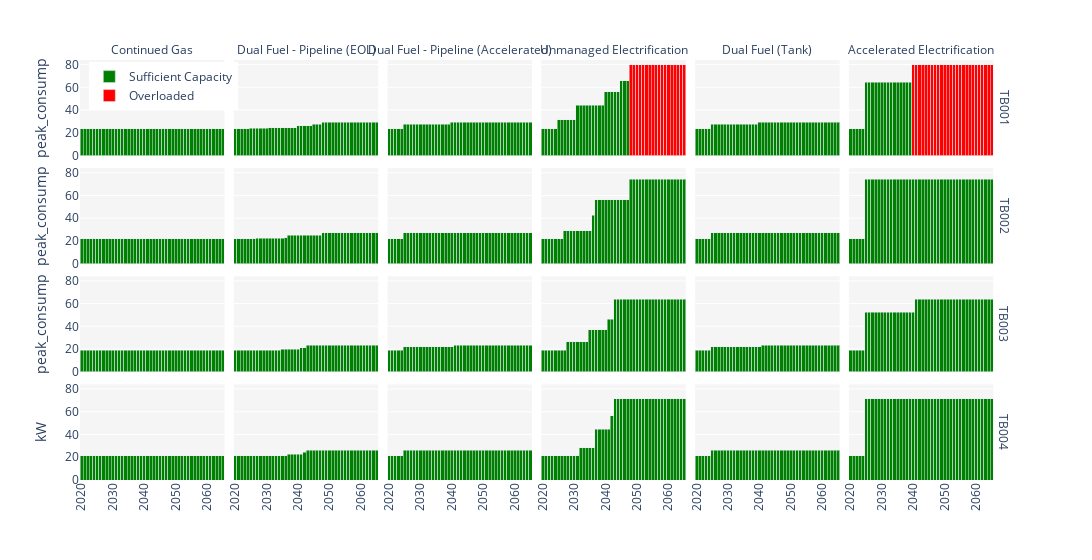

This figure's notebook cell:
### Code cell
fig = px.bar(peak_consump, x="year", y="peak_consump", color="over_capacity",
             facet_col="scenario", facet_col_spacing=0.01, facet_row='asset_id',
             barmode="stack",
             width = 1300,
             category_orders={"scenario": scenarios,
                            },
              color_discrete_map={True : 'red',
                                False : 'green'},
              labels={
                    'year':'', # remove 'year' from xaxis on each subplot
                    } 
            )

# update names for plotting
fig.for_each_annotation(lambda a: a.update(text = a.text.split("=")[-1]))
trace_dic = {'True' : 'Overloaded',
            'False' : 'Sufficient Capacity',}
fig.for_each_trace(lambda t: t.update(name = trace_dic[t.name]))

# general formatting
fig.update_layout(bargap=0,
                  legend=dict(title_text='', x=0.01, y=0.995), # set legend location, properties
                  yaxis_title='kW',
                  plot_bgcolor='#f5f5f5',
                  )
fig.update_xaxes(tickangle= -90)
# TODO: update peak_consump column name to kW
# fig.update_yaxes(title_text='kW')

fig.show()
fig.write_html(figure_outputs+'peak_consump.html')

### Figure 1 — Plotly figure (JSON) as saved in the notebook; plotly's stock layout.template omitted (floating-point values rounded to 4 significant figures)
{"data": [{"alignmentgroup": "True", "hovertemplate": "over_capacity=False<br>asset_id=TB001<br>scenario=Continued Gas<br>=%{x}<br>peak_consump=%{y}<extra></extra>", "legendgroup": "False", "marker": {"color": "green", "pattern": {"shape": ""}}, "name": "Sufficient Capacity", "offsetgroup": "False", "orientation": "v", "showlegend": true, "textposition": "auto", "type": "bar", "x": [2020, 2021, 2022, 2023, 2024, 2025, 2026, 2027, 2028, 2029, 2030, 2031, 2032, 2033, 2034, 2035, 2036, 2037, 2038, 2039, 2040, 2041, 2042, 2043, 2044, 2045, 2046, 2047, 2048, 2049, 2050, 2051, 2052, 2053, 2054, 2055, 2056, 2057, 2058, 2059, 2060, 2061, 2062, 2063, 2064, 2065], "xaxis": "x19", "y": [23.68, 23.68, 23.68, 23.68, 23.68, 23.68, 23.68, 23.68, 23.68, 23.68, 23.68, 23.68, 23.68, 23.68, 23.68, 23.68, 23.68, 23.68, 23.68, 23.68, 23.68, 23.68, 23.68, 23.68, 23.68, 23.68, 23.68, 23.68, 23.68, 23.68, 23.68, 23.68, 23.68, 23.68, 23.68, 23.68, 23.68, 23.68, 23.68, 23.68, 23.68, 23.68, 23.68, 23.68, 23.68, 23.68], "yaxis": "y19"}, {"alignmentgroup": "True", "hovertemplate": "over_capacity=False<br>asset_id=TB001<br>scenario=Dual Fuel - Pipeline (EOL)<br>=%{x}<br>peak_consump=%{y}<extra></extra>", "legendgroup": "False", "marker": {"color": "green", "pattern": {"shape": ""}}, "name": "Sufficient Capacity", "offsetgroup": "False", "orientation": "v", "showlegend": false, "textposition": "auto", "type": "bar", "x": [2020, 2021, 2022, 2023, 2024, 2025, 2026, 2027, 2028, 2029, 2030, 2031, 2032, 2033, 2034, 2035, 2036, 2037, 2038, 2039, 2040, 2041, 2042, 2043, 2044, 2045, 2046, 2047, 2048, 2049, 2050, 2051, 2052, 2053, 2054, 2055, 2056, 2057, 2058, 2059, 2060, 2061, 2062, 2063, 2064, 2065], "xaxis": "x20", "y": [23.68, 23.68, 23.68, 23.68, 23.68, 23.95, 23.95, 23.95, 23.95, 23.95, 23.95, 24.39, 24.39, 24.39, 24.39, 24.39, 24.39, 24.39, 24.39, 24.39, 26.21, 26.21, 26.21, 26.21, 26.21, 27.63, 27.63, 27.63, 29.25, 29.25, 29.25, 29.25, 29.25, 29.25, 29.25, 29.25, 29.25, 29.25, 29.25, 29.25, 29.25, 29.25, 29.25, 29.25, 29.25, 29.25], "yaxis": "y20"}, {"alignmentgroup": "True", "hovertemplate": "over_capacity=False<br>asset_id=TB001<br>scenario=Dual Fuel - Pipeline (Accelerated)<br>=%{x}<br>peak_consump=%{y}<extra></extra>", "legendgroup": "False", "marker": {"color": "green", "pattern": {"shape": ""}}, "name": "Sufficient Capacity", "offsetgroup": "False", "orientation": "v", "showlegend": false, "textposition": "auto", "type": "bar", "x": [2020, 2021, 2022, 2023, 2024, 2025, 2026, 2027, 2028, 2029, 2030, 2031, 2032, 2033, 2034, 2035, 2036, 2037, 2038, 2039, 2040, 2041, 2042, 2043, 2044, 2045, 2046, 2047, 2048, 2049, 2050, 2051, 2052, 2053, 2054, 2055, 2056, 2057, 2058, 2059, 2060, 2061, 2062, 2063, 2064, 2065], "xaxis": "x21", "y": [23.68, 23.68, 23.68, 23.68, 23.68, 27.43, 27.43, 27.43, 27.43, 27.43, 27.43, 27.43, 27.43, 27.43, 27.43, 27.43, 27.43, 27.43, 27.43, 27.43, 29.25, 29.25, 29.25, 29.25, 29.25, 29.25, 29.25, 29.25, 29.25, 29.25, 29.25, 29.25, 29.25, 29.25, 29.25, 29.25, 29.25, 29.25, 29.25, 29.25, 29.25, 29.25, 29.25, 29.25, 29.25, 29.25], "yaxis": "y21"}, {"alignmentgroup": "True", "hovertemplate": "over_capacity=False<br>asset_id=TB001<br>scenario=Unmanaged Electrification<br>=%{x}<br>peak_consump=%{y}<extra></extra>", "legendgroup": "False", "marker": {"color": "green", "pattern": {"shape": ""}}, "name": "Sufficient Capacity", "offsetgroup": "False", "orientation": "v", "showlegend": false, "textposition": "auto", "type": "bar", "x": [2020, 2021, 2022, 2023, 2024, 2025, 2026, 2027, 2028, 2029, 2030, 2031, 2032, 2033, 2034, 2035, 2036, 2037, 2038, 2039, 2040, 2041, 2042, 2043, 2044, 2045, 2046, 2047], "xaxis": "x22", "y": [23.68, 23.68, 23.68, 23.68, 23.68, 31.48, 31.48, 31.48, 31.48, 31.48, 31.48, 44.03, 44.03, 44.03, 44.03, 44.03, 44.03, 44.03, 44.03, 44.03, 56.08, 56.08, 56.08, 56.08, 56.08, 65.79, 65.79, 65.79], "yaxis": "y22"}, {"alignmentgroup": "True", "hovertemplate": "over_capacity=False<br>asset_id=TB001<br>scenario=Dual Fuel (Tank)<br>=%{x}<br>peak_consump=%{y}<extra></extra>", "legendgroup": "False", "marker": {"color": "green", "pattern": {"shape": ""}}, "name": "Sufficient Capacity", "offsetgroup": "False", "orientation": "v", "showlegend": false, "textposition": "auto", "type": "bar", "x": [2020, 2021, 2022, 2023, 2024, 2025, 2026, 2027, 2028, 2029, 2030, 2031, 2032, 2033, 2034, 2035, 2036, 2037, 2038, 2039, 2040, 2041, 2042, 2043, 2044, 2045, 2046, 2047, 2048, 2049, 2050, 2051, 2052, 2053, 2054, 2055, 2056, 2057, 2058, 2059, 2060, 2061, 2062, 2063, 2064, 2065], "xaxis": "x23", "y": [23.68, 23.68, 23.68, 23.68, 23.68, 27.44, 27.44, 27.44, 27.44, 27.44, 27.44, 27.44, 27.44, 27.44, 27.44, 27.44, 27.44, 27.44, 27.44, 27.44, 29.25, 29.25, 29.25, 29.25, 29.25, 29.25, 29.25, 29.25, 29.25, 29.25, 29.25, 29.25, 29.25, 29.25, 29.25, 29.25, 29.25, 29.25, 29.25, 29.25, 29.25, 29.25, 29.25, 29.25, 29.25, 29.25], "yaxis": "y23"}, {"alignmentgroup": "True", "hovertemplate": "over_capacity=False<br>asset_id=TB001<br>scenario=Accelerated Electrification<br>=%{x}<br>peak_consump=%{y}<extra></extra>", "legendgroup": "False", "marker": {"color": "green", "pattern": {"shape": ""}}, "name": "Sufficient Capacity", "offsetgroup": "False", "orientation": "v", "showlegend": false, "textposition": "auto", "type": "bar", "x": [2020, 2021, 2022, 2023, 2024, 2025, 2026, 2027, 2028, 2029, 2030, 2031, 2032, 2033, 2034, 2035, 2036, 2037, 2038, 2039], "xaxis": "x24", "y": [23.68, 23.68, 23.68, 23.68, 23.68, 64.29, 64.29, 64.29, 64.29, 64.29, 64.29, 64.29, 64.29, 64.29, 64.29, 64.29, 64.29, 64.29, 64.29, 64.29], "yaxis": "y24"}, {"alignmentgroup": "True", "hovertemplate": "over_capacity=False<br>asset_id=TB002<br>scenario=Continued Gas<br>=%{x}<br>peak_consump=%{y}<extra></extra>", "legendgroup": "False", "marker": {"color": "green", "pattern": {"shape": ""}}, "name": "Sufficient Capacity", "offsetgroup": "False", "orientation": "v", "showlegend": false, "textposition": "auto", "type": "bar", "x": [2020, 2021, 2022, 2023, 2024, 2025, 2026, 2027, 2028, 2029, 2030, 2031, 2032, 2033, 2034, 2035, 2036, 2037, 2038, 2039, 2040, 2041, 2042, 2043, 2044, 2045, 2046, 2047, 2048, 2049, 2050, 2051, 2052, 2053, 2054, 2055, 2056, 2057, 2058, 2059, 2060, 2061, 2062, 2063, 2064, 2065], "xaxis": "x13", "y": [22.05, 22.05, 22.05, 22.05, 22.05, 22.05, 22.05, 22.05, 22.05, 22.05, 22.05, 22.05, 22.05, 22.05, 22.05, 22.05, 22.05, 22.05, 22.05, 22.05, 22.05, 22.05, 22.05, 22.05, 22.05, 22.05, 22.05, 22.05, 22.05, 22.05, 22.05, 22.05, 22.05, 22.05, 22.05, 22.05, 22.05, 22.05, 22.05, 22.05, 22.05, 22.05, 22.05, 22.05, 22.05, 22.05], "yaxis": "y13"}, {"alignmentgroup": "True", "hovertemplate": "over_capacity=False<br>asset_id=TB002<br>scenario=Dual Fuel - Pipeline (EOL)<br>=%{x}<br>peak_consump=%{y}<extra></extra>", "legendgroup": "False", "marker": {"color": "green", "pattern": {"shape": ""}}, "name": "Sufficient Capacity", "offsetgroup": "False", "orientation": "v", "showlegend": false, "textposition": "auto", "type": "bar", "x": [2020, 2021, 2022, 2023, 2024, 2025, 2026, 2027, 2028, 2029, 2030, 2031, 2032, 2033, 2034, 2035, 2036, 2037, 2038, 2039, 2040, 2041, 2042, 2043, 2044, 2045, 2046, 2047, 2048, 2049, 2050, 2051, 2052, 2053, 2054, 2055, 2056, 2057, 2058, 2059, 2060, 2061, 2062, 2063, 2064, 2065], "xaxis": "x14", "y": [22.05, 22.05, 22.05, 22.05, 22.05, 22.05, 22.05, 22.3, 22.3, 22.3, 22.3, 22.3, 22.3, 22.3, 22.3, 22.3, 22.91, 24.98, 24.98, 24.98, 24.98, 24.98, 24.98, 24.98, 24.98, 24.98, 24.98, 24.98, 27.22, 27.22, 27.22, 27.22, 27.22, 27.22, 27.22, 27.22, 27.22, 27.22, 27.22, 27.22, 27.22, 27.22, 27.22, 27.22, 27.22, 27.22], "yaxis": "y14"}, {"alignmentgroup": "True", "hovertemplate": "over_capacity=False<br>asset_id=TB002<br>scenario=Dual Fuel - Pipeline (Accelerated)<br>=%{x}<br>peak_consump=%{y}<extra></extra>", "legendgroup": "False", "marker": {"color": "green", "pattern": {"shape": ""}}, "name": "Sufficient Capacity", "offsetgroup": "False", "orientation": "v", "showlegend": false, "textposition": "auto", "type": "bar", "x": [2020, 2021, 2022, 2023, 2024, 2025, 2026, 2027, 2028, 2029, 2030, 2031, 2032, 2033, 2034, 2035, 2036, 2037, 2038, 2039, 2040, 2041, 2042, 2043, 2044, 2045, 2046, 2047, 2048, 2049, 2050, 2051, 2052, 2053, 2054, 2055, 2056, 2057, 2058, 2059, 2060, 2061, 2062, 2063, 2064, 2065], "xaxis": "x15", "y": [22.05, 22.05, 22.05, 22.05, 22.05, 27.22, 27.22, 27.22, 27.22, 27.22, 27.22, 27.22, 27.22, 27.22, 27.22, 27.22, 27.22, 27.22, 27.22, 27.22, 27.22, 27.22, 27.22, 27.22, 27.22, 27.22, 27.22, 27.22, 27.22, 27.22, 27.22, 27.22, 27.22, 27.22, 27.22, 27.22, 27.22, 27.22, 27.22, 27.22, 27.22, 27.22, 27.22, 27.22, 27.22, 27.22], "yaxis": "y15"}, {"alignmentgroup": "True", "hovertemplate": "over_capacity=False<br>asset_id=TB002<br>scenario=Unmanaged Electrification<br>=%{x}<br>peak_consump=%{y}<extra></extra>", "legendgroup": "False", "marker": {"color": "green", "pattern": {"shape": ""}}, "name": "Sufficient Capacity", "offsetgroup": "False", "orientation": "v", "showlegend": false, "textposition": "auto", "type": "bar", "x": [2020, 2021, 2022, 2023, 2024, 2025, 2026, 2027, 2028, 2029, 2030, 2031, 2032, 2033, 2034, 2035, 2036, 2037, 2038, 2039, 2040, 2041, 2042, 2043, 2044, 2045, 2046, 2047, 2048, 2049, 2050, 2051, 2052, 2053, 2054, 2055, 2056, 2057, 2058, 2059, 2060, 2061, 2062, 2063, 2064, 2065], "xaxis": "x16", "y": [22.05, 22.05, 22.05, 22.05, 22.05, 22.05, 22.05, 29.18, 29.18, 29.18, 29.18, 29.18, 29.18, 29.18, 29.18, 29.18, 42.4, 56.22, 56.22, 56.22, 56.22, 56.22, 56.22, 56.22, 56.22, 56.22, 56.22, 56.22, 74.39, 74.39, 74.39, 74.39, 74.39, 74.39, 74.39, 74.39, 74.39, 74.39, 74.39, 74.39, 74.39, 74.39, 74.39, 74.39, 74.39, 74.39], "yaxis": "y16"}, {"alignmentgroup": "True", "hovertemplate": "over_capacity=False<br>asset_id=TB002<br>scenario=Dual Fuel (Tank)<br>=%{x}<br>peak_consump=%{y}<extra></extra>", "legendgroup": "False", "marker": {"color": "green", "pattern": {"shape": ""}}, "name": "Sufficient Capacity", "offsetgroup": "False", "orientation": "v", "showlegend": false, "textposition": "auto", "type": "bar", "x": [2020, 2021, 2022, 2023, 2024, 2025, 2026, 2027, 2028, 2029, 2030, 2031, 2032, 2033, 2034, 2035, 2036, 2037, 2038, 2039, 2040, 2041, 2042, 2043, 2044, 2045, 2046, 2047, 2048, 2049, 2050, 2051, 2052, 2053, 2054, 2055, 2056, 2057, 2058, 2059, 2060, 2061, 2062, 2063, 2064, 2065], "xaxis": "x17", "y": [22.05, 22.05, 22.05, 22.05, 22.05, 27.23, 27.23, 27.23, 27.23, 27.23, 27.23, 27.23, 27.23, 27.23, 27.23, 27.23, 27.23, 27.23, 27.23, 27.23, 27.23, 27.23, 27.23, 27.23, 27.23, 27.23, 27.23, 27.23, 27.23, 27.23, 27.23, 27.23, 27.23, 27.23, 27.23, 27.23, 27.23, 27.23, 27.23, 27.23, 27.23, 27.23, 27.23, 27.23, 27.23, 27.23], "yaxis": "y17"}, {"alignmentgroup": "True", "hovertemplate": "over_capacity=False<br>asset_id=TB002<br>scenario=Accelerated Electrification<br>=%{x}<br>peak_consump=%{y}<extra></extra>", "legendgroup": "False", "marker": {"color": "green", "pattern": {"shape": ""}}, "name": "Sufficient Capacity", "offsetgroup": "False", "orientation": "v", "showlegend": false, "textposition": "auto", "type": "bar", "x": [2020, 2021, 2022, 2023, 2024, 2025, 2026, 2027, 2028, 2029, 2030, 2031, 2032, 2033, 2034, 2035, 2036, 2037, 2038, 2039, 2040, 2041, 2042, 2043, 2044, 2045, 2046, 2047, 2048, 2049, 2050, 2051, 2052, 2053, 2054, 2055, 2056, 2057, 2058, 2059, 2060, 2061, 2062, 2063, 2064, 2065], "xaxis": "x18", "y": [22.05, 22.05, 22.05, 22.05, 22.05, 74.39, 74.39, 74.39, 74.39, 74.39, 74.39, 74.39, 74.39, 74.39, 74.39, 74.39, 74.39, 74.39, 74.39, 74.39, 74.39, 74.39, 74.39, 74.39, 74.39, 74.39, 74.39, 74.39, 74.39, 74.39, 74.39, 74.39, 74.39, 74.39, 74.39, 74.39, 74.39, 74.39, 74.39, 74.39, 74.39, 74.39, 74.39, 74.39, 74.39, 74.39], "yaxis": "y18"}, {"alignmentgroup": "True", "hovertemplate": "over_capacity=False<br>asset_id=TB003<br>scenario=Continued Gas<br>=%{x}<br>peak_consump=%{y}<extra></extra>", "legendgroup": "False", "marker": {"color": "green", "pattern": {"shape": ""}}, "name": "Sufficient Capacity", "offsetgroup": "False", "orientation": "v", "showlegend": false, "textposition": "auto", "type": "bar", "x": [2020, 2021, 2022, 2023, 2024, 2025, 2026, 2027, 2028, 2029, 2030, 2031, 2032, 2033, 2034, 2035, 2036, 2037, 2038, 2039, 2040, 2041, 2042, 2043, 2044, 2045, 2046, 2047, 2048, 2049, 2050, 2051, 2052, 2053, 2054, 2055, 2056, 2057, 2058, 2059, 2060, 2061, 2062, 2063, 2064, 2065], "xaxis": "x7", "y": [18.96, 18.96, 18.96, 18.96, 18.96, 18.96, 18.96, 18.96, 18.96, 18.96, 18.96, 18.96, 18.96, 18.96, 18.96, 18.96, 18.96, 18.96, 18.96, 18.96, 18.96, 18.96, 18.96, 18.96, 18.96, 18.96, 18.96, 18.96, 18.96, 18.96, 18.96, 18.96, 18.96, 18.96, 18.96, 18.96, 18.96, 18.96, 18.96, 18.96, 18.96, 18.96, 18.96, 18.96, 18.96, 18.96], "yaxis": "y7"}, {"alignmentgroup": "True", "hovertemplate": "over_capacity=False<br>asset_id=TB003<br>scenario=Dual Fuel - Pipeline (EOL)<br>=%{x}<br>peak_consump=%{y}<extra></extra>", "legendgroup": "False", "marker": {"color": "green", "pattern": {"shape": ""}}, "name": "Sufficient Capacity", "offsetgroup": "False", "orientation": "v", "showlegend": false, "textposition": "auto", "type": "bar", "x": [2020, 2021, 2022, 2023, 2024, 2025, 2026, 2027, 2028, 2029, 2030, 2031, 2032, 2033, 2034, 2035, 2036, 2037, 2038, 2039, 2040, 2041, 2042, 2043, 2044, 2045, 2046, 2047, 2048, 2049, 2050, 2051, 2052, 2053, 2054, 2055, 2056, 2057, 2058, 2059, 2060, 2061, 2062, 2063, 2064, 2065], "xaxis": "x8", "y": [18.96, 18.96, 18.96, 18.96, 18.96, 18.96, 18.96, 18.96, 19.21, 19.21, 19.21, 19.21, 19.21, 19.21, 19.21, 19.83, 19.83, 19.83, 19.83, 19.83, 19.83, 21.19, 21.19, 23.43, 23.43, 23.43, 23.43, 23.43, 23.43, 23.43, 23.43, 23.43, 23.43, 23.43, 23.43, 23.43, 23.43, 23.43, 23.43, 23.43, 23.43, 23.43, 23.43, 23.43, 23.43, 23.43], "yaxis": "y8"}, {"alignmentgroup": "True", "hovertemplate": "over_capacity=False<br>asset_id=TB003<br>scenario=Dual Fuel - Pipeline (Accelerated)<br>=%{x}<br>peak_consump=%{y}<extra></extra>", "legendgroup": "False", "marker": {"color": "green", "pattern": {"shape": ""}}, "name": "Sufficient Capacity", "offsetgroup": "False", "orientation": "v", "showlegend": false, "textposition": "auto", "type": "bar", "x": [2020, 2021, 2022, 2023, 2024, 2025, 2026, 2027, 2028, 2029, 2030, 2031, 2032, 2033, 2034, 2035, 2036, 2037, 2038, 2039, 2040, 2041, 2042, 2043, 2044, 2045, 2046, 2047, 2048, 2049, 2050, 2051, 2052, 2053, 2054, 2055, 2056, 2057, 2058, 2059, 2060, 2061, 2062, 2063, 2064, 2065], "xaxis": "x9", "y": [18.96, 18.96, 18.96, 18.96, 18.96, 22.07, 22.07, 22.07, 22.07, 22.07, 22.07, 22.07, 22.07, 22.07, 22.07, 22.07, 22.07, 22.07, 22.07, 22.07, 22.07, 23.43, 23.43, 23.43, 23.43, 23.43, 23.43, 23.43, 23.43, 23.43, 23.43, 23.43, 23.43, 23.43, 23.43, 23.43, 23.43, 23.43, 23.43, 23.43, 23.43, 23.43, 23.43, 23.43, 23.43, 23.43], "yaxis": "y9"}, {"alignmentgroup": "True", "hovertemplate": "over_capacity=False<br>asset_id=TB003<br>scenario=Unmanaged Electrification<br>=%{x}<br>peak_consump=%{y}<extra></extra>", "legendgroup": "False", "marker": {"color": "green", "pattern": {"shape": ""}}, "name": "Sufficient Capacity", "offsetgroup": "False", "orientation": "v", "showlegend": false, "textposition": "auto", "type": "bar", "x": [2020, 2021, 2022, 2023, 2024, 2025, 2026, 2027, 2028, 2029, 2030, 2031, 2032, 2033, 2034, 2035, 2036, 2037, 2038, 2039, 2040, 2041, 2042, 2043, 2044, 2045, 2046, 2047, 2048, 2049, 2050, 2051, 2052, 2053, 2054, 2055, 2056, 2057, 2058, 2059, 2060, 2061, 2062, 2063, 2064, 2065], "xaxis": "x10", "y": [18.96, 18.96, 18.96, 18.96, 18.96, 18.96, 18.96, 18.96, 26.49, 26.49, 26.49, 26.49, 26.49, 26.49, 26.49, 37.23, 37.23, 37.23, 37.23, 37.23, 37.23, 46.24, 46.24, 63.94, 63.94, 63.94, 63.94, 63.94, 63.94, 63.94, 63.94, 63.94, 63.94, 63.94, 63.94, 63.94, 63.94, 63.94, 63.94, 63.94, 63.94, 63.94, 63.94, 63.94, 63.94, 63.94], "yaxis": "y10"}, {"alignmentgroup": "True", "hovertemplate": "over_capacity=False<br>asset_id=TB003<br>scenario=Dual Fuel (Tank)<br>=%{x}<br>peak_consump=%{y}<extra></extra>", "legendgroup": "False", "marker": {"color": "green", "pattern": {"shape": ""}}, "name": "Sufficient Capacity", "offsetgroup": "False", "orientation": "v", "showlegend": false, "textposition": "auto", "type": "bar", "x": [2020, 2021, 2022, 2023, 2024, 2025, 2026, 2027, 2028, 2029, 2030, 2031, 2032, 2033, 2034, 2035, 2036, 2037, 2038, 2039, 2040, 2041, 2042, 2043, 2044, 2045, 2046, 2047, 2048, 2049, 2050, 2051, 2052, 2053, 2054, 2055, 2056, 2057, 2058, 2059, 2060, 2061, 2062, 2063, 2064, 2065], "xaxis": "x11", "y": [18.96, 18.96, 18.96, 18.96, 18.96, 22.07, 22.07, 22.07, 22.07, 22.07, 22.07, 22.07, 22.07, 22.07, 22.07, 22.07, 22.07, 22.07, 22.07, 22.07, 22.07, 23.43, 23.43, 23.43, 23.43, 23.43, 23.43, 23.43, 23.43, 23.43, 23.43, 23.43, 23.43, 23.43, 23.43, 23.43, 23.43, 23.43, 23.43, 23.43, 23.43, 23.43, 23.43, 23.43, 23.43, 23.43], "yaxis": "y11"}, {"alignmentgroup": "True", "hovertemplate": "over_capacity=False<br>asset_id=TB003<br>scenario=Accelerated Electrification<br>=%{x}<br>peak_consump=%{y}<extra></extra>", "legendgroup": "False", "marker": {"color": "green", "pattern": {"shape": ""}}, "name": "Sufficient Capacity", "offsetgroup": "False", "orientation": "v", "showlegend": false, "textposition": "auto", "type": "bar", "x": [2020, 2021, 2022, 2023, 2024, 2025, 2026, 2027, 2028, 2029, 2030, 2031, 2032, 2033, 2034, 2035, 2036, 2037, 2038, 2039, 2040, 2041, 2042, 2043, 2044, 2045, 2046, 2047, 2048, 2049, 2050, 2051, 2052, 2053, 2054, 2055, 2056, 2057, 2058, 2059, 2060, 2061, 2062, 2063, 2064, 2065], "xaxis": "x12", "y": [18.96, 18.96, 18.96, 18.96, 18.96, 52.21, 52.21, 52.21, 52.21, 52.21, 52.21, 52.21, 52.21, 52.21, 52.21, 52.21, 52.21, 52.21, 52.21, 52.21, 52.21, 63.94, 63.94, 63.94, 63.94, 63.94, 63.94, 63.94, 63.94, 63.94, 63.94, 63.94, 63.94, 63.94, 63.94, 63.94, 63.94, 63.94, 63.94, 63.94, 63.94, 63.94, 63.94, 63.94, 63.94, 63.94], "yaxis": "y12"}, {"alignmentgroup": "True", "hovertemplate": "over_capacity=False<br>asset_id=TB004<br>scenario=Continued Gas<br>=%{x}<br>peak_consump=%{y}<extra></extra>", "legendgroup": "False", "marker": {"color": "green", "pattern": {"shape": ""}}, "name": "Sufficient Capacity", "offsetgroup": "False", "orientation": "v", "showlegend": false, "textposition": "auto", "type": "bar", "x": [2020, 2021, 2022, 2023, 2024, 2025, 2026, 2027, 2028, 2029, 2030, 2031, 2032, 2033, 2034, 2035, 2036, 2037, 2038, 2039, 2040, 2041, 2042, 2043, 2044, 2045, 2046, 2047, 2048, 2049, 2050, 2051, 2052, 2053, 2054, 2055, 2056, 2057, 2058, 2059, 2060, 2061, 2062, 2063, 2064, 2065], "xaxis": "x", "y": [21.25, 21.25, 21.25, 21.25, 21.25, 21.25, 21.25, 21.25, 21.25, 21.25, 21.25, 21.25, 21.25, 21.25, 21.25, 21.25, 21.25, 21.25, 21.25, 21.25, 21.25, 21.25, 21.25, 21.25, 21.25, 21.25, 21.25, 21.25, 21.25, 21.25, 21.25, 21.25, 21.25, 21.25, 21.25, 21.25, 21.25, 21.25, 21.25, 21.25, 21.25, 21.25, 21.25, 21.25, 21.25, 21.25], "yaxis": "y"}, {"alignmentgroup": "True", "hovertemplate": "over_capacity=False<br>asset_id=TB004<br>scenario=Dual Fuel - Pipeline (EOL)<br>=%{x}<br>peak_consump=%{y}<extra></extra>", "legendgroup": "False", "marker": {"color": "green", "pattern": {"shape": ""}}, "name": "Sufficient Capacity", "offsetgroup": "False", "orientation": "v", "showlegend": false, "textposition": "auto", "type": "bar", "x": [2020, 2021, 2022, 2023, 2024, 2025, 2026, 2027, 2028, 2029, 2030, 2031, 2032, 2033, 2034, 2035, 2036, 2037, 2038, 2039, 2040, 2041, 2042, 2043, 2044, 2045, 2046, 2047, 2048, 2049, 2050, 2051, 2052, 2053, 2054, 2055, 2056, 2057, 2058, 2059, 2060, 2061, 2062, 2063, 2064, 2065], "xaxis": "x2", "y": [21.25, 21.25, 21.25, 21.25, 21.25, 21.25, 21.25, 21.25, 21.25, 21.25, 21.25, 21.25, 21.5, 21.5, 21.5, 21.5, 21.5, 22.62, 22.62, 22.62, 22.62, 22.62, 24.42, 26.23, 26.23, 26.23, 26.23, 26.23, 26.23, 26.23, 26.23, 26.23, 26.23, 26.23, 26.23, 26.23, 26.23, 26.23, 26.23, 26.23, 26.23, 26.23, 26.23, 26.23, 26.23, 26.23], "yaxis": "y2"}, {"alignmentgroup": "True", "hovertemplate": "over_capacity=False<br>asset_id=TB004<br>scenario=Dual Fuel - Pipeline (Accelerated)<br>=%{x}<br>peak_consump=%{y}<extra></extra>", "legendgroup": "False", "marker": {"color": "green", "pattern": {"shape": ""}}, "name": "Sufficient Capacity", "offsetgroup": "False", "orientation": "v", "showlegend": false, "textposition": "auto", "type": "bar", "x": [2020, 2021, 2022, 2023, 2024, 2025, 2026, 2027, 2028, 2029, 2030, 2031, 2032, 2033, 2034, 2035, 2036, 2037, 2038, 2039, 2040, 2041, 2042, 2043, 2044, 2045, 2046, 2047, 2048, 2049, 2050, 2051, 2052, 2053, 2054, 2055, 2056, 2057, 2058, 2059, 2060, 2061, 2062, 2063, 2064, 2065], "xaxis": "x3", "y": [21.25, 21.25, 21.25, 21.25, 21.25, 26.23, 26.23, 26.23, 26.23, 26.23, 26.23, 26.23, 26.23, 26.23, 26.23, 26.23, 26.23, 26.23, 26.23, 26.23, 26.23, 26.23, 26.23, 26.23, 26.23, 26.23, 26.23, 26.23, 26.23, 26.23, 26.23, 26.23, 26.23, 26.23, 26.23, 26.23, 26.23, 26.23, 26.23, 26.23, 26.23, 26.23, 26.23, 26.23, 26.23, 26.23], "yaxis": "y3"}, {"alignmentgroup": "True", "hovertemplate": "over_capacity=False<br>asset_id=TB004<br>scenario=Unmanaged Electrification<br>=%{x}<br>peak_consump=%{y}<extra></extra>", "legendgroup": "False", "marker": {"color": "green", "pattern": {"shape": ""}}, "name": "Sufficient Capacity", "offsetgroup": "False", "orientation": "v", "showlegend": false, "textposition": "auto", "type": "bar", "x": [2020, 2021, 2022, 2023, 2024, 2025, 2026, 2027, 2028, 2029, 2030, 2031, 2032, 2033, 2034, 2035, 2036, 2037, 2038, 2039, 2040, 2041, 2042, 2043, 2044, 2045, 2046, 2047, 2048, 2049, 2050, 2051, 2052, 2053, 2054, 2055, 2056, 2057, 2058, 2059, 2060, 2061, 2062, 2063, 2064, 2065], "xaxis": "x4", "y": [21.25, 21.25, 21.25, 21.25, 21.25, 21.25, 21.25, 21.25, 21.25, 21.25, 21.25, 21.25, 28.47, 28.47, 28.47, 28.47, 28.47, 44.46, 44.46, 44.46, 44.46, 44.46, 56.47, 71.67, 71.67, 71.67, 71.67, 71.67, 71.67, 71.67, 71.67, 71.67, 71.67, 71.67, 71.67, 71.67, 71.67, 71.67, 71.67, 71.67, 71.67, 71.67, 71.67, 71.67, 71.67, 71.67], "yaxis": "y4"}, {"alignmentgroup": "True", "hovertemplate": "over_capacity=False<br>asset_id=TB004<br>scenario=Dual Fuel (Tank)<br>=%{x}<br>peak_consump=%{y}<extra></extra>", "legendgroup": "False", "marker": {"color": "green", "pattern": {"shape": ""}}, "name": "Sufficient Capacity", "offsetgroup": "False", "orientation": "v", "showlegend": false, "textposition": "auto", "type": "bar", "x": [2020, 2021, 2022, 2023, 2024, 2025, 2026, 2027, 2028, 2029, 2030, 2031, 2032, 2033, 2034, 2035, 2036, 2037, 2038, 2039, 2040, 2041, 2042, 2043, 2044, 2045, 2046, 2047, 2048, 2049, 2050, 2051, 2052, 2053, 2054, 2055, 2056, 2057, 2058, 2059, 2060, 2061, 2062, 2063, 2064, 2065], "xaxis": "x5", "y": [21.25, 21.25, 21.25, 21.25, 21.25, 26.24, 26.24, 26.24, 26.24, 26.24, 26.24, 26.24, 26.24, 26.24, 26.24, 26.24, 26.24, 26.24, 26.24, 26.24, 26.24, 26.24, 26.24, 26.24, 26.24, 26.24, 26.24, 26.24, 26.24, 26.24, 26.24, 26.24, 26.24, 26.24, 26.24, 26.24, 26.24, 26.24, 26.24, 26.24, 26.24, 26.24, 26.24, 26.24, 26.24, 26.24], "yaxis": "y5"}, {"alignmentgroup": "True", "hovertemplate": "over_capacity=False<br>asset_id=TB004<br>scenario=Accelerated Electrification<br>=%{x}<br>peak_consump=%{y}<extra></extra>", "legendgroup": "False", "marker": {"color": "green", "pattern": {"shape": ""}}, "name": "Sufficient Capacity", "offsetgroup": "False", "orientation": "v", "showlegend": false, "textposition": "auto", "type": "bar", "x": [2020, 2021, 2022, 2023, 2024, 2025, 2026, 2027, 2028, 2029, 2030, 2031, 2032, 2033, 2034, 2035, 2036, 2037, 2038, 2039, 2040, 2041, 2042, 2043, 2044, 2045, 2046, 2047, 2048, 2049, 2050, 2051, 2052, 2053, 2054, 2055, 2056, 2057, 2058, 2059, 2060, 2061, 2062, 2063, 2064, 2065], "xaxis": "x6", "y": [21.25, 21.25, 21.25, 21.25, 21.25, 71.67, 71.67, 71.67, 71.67, 71.67, 71.67, 71.67, 71.67, 71.67, 71.67, 71.67, 71.67, 71.67, 71.67, 71.67, 71.67, 71.67, 71.67, 71.67, 71.67, 71.67, 71.67, 71.67, 71.67, 71.67, 71.67, 71.67, 71.67, 71.67, 71.67, 71.67, 71.67, 71.67, 71.67, 71.67, 71.67, 71.67, 71.67, 71.67, 71.67, 71.67], "yaxis": "y6"}, {"alignmentgroup": "True", "hovertemplate": "over_capacity=True<br>asset_id=TB001<br>scenario=Unmanaged Electrification<br>=%{x}<br>peak_consump=%{y}<extra></extra>", "legendgroup": "True", "marker": {"color": "red", "pattern": {"shape": ""}}, "name": "Overloaded", "offsetgroup": "True", "orientation": "v", "showlegend": true, "textposition": "auto", "type": "bar", "x": [2048, 2049, 2050, 2051, 2052, 2053, 2054, 2055, 2056, 2057, 2058, 2059, 2060, 2061, 2062, 2063, 2064, 2065], "xaxis": "x22", "y": [79.83, 79.83, 79.83, 79.83, 79.83, 79.83, 79.83, 79.83, 79.83, 79.83, 79.83, 79.83, 79.83, 79.83, 79.83, 79.83, 79.83, 79.83], "yaxis": "y22"}, {"alignmentgroup": "True", "hovertemplate": "over_capacity=True<br>asset_id=TB001<br>scenario=Accelerated Electrification<br>=%{x}<br>peak_consump=%{y}<extra></extra>", "legendgroup": "True", "marker": {"color": "red", "pattern": {"shape": ""}}, "name": "Overloaded", "offsetgroup": "True", "orientation": "v", "showlegend": false, "textposition": "auto", "type": "bar", "x": [2040, 2041, 2042, 2043, 2044, 2045, 2046, 2047, 2048, 2049, 2050, 2051, 2052, 2053, 2054, 2055, 2056, 2057, 2058, 2059, 2060, 2061, 2062, 2063, 2064, 2065], "xaxis": "x24", "y": [79.83, 79.83, 79.83, 79.83, 79.83, 79.83, 79.83, 79.83, 79.83, 79.83, 79.83, 79.83, 79.83, 79.83, 79.83, 79.83, 79.83, 79.83, 79.83, 79.83, 79.83, 79.83, 79.83, 79.83, 79.83, 79.83], "yaxis": "y24"}], "layout": {"annotations": [{"font": {}, "showarrow": false, "text": "Continued Gas", "x": 0.0775, "xanchor": "center", "xref": "paper", "y": 1, "yanchor": "bottom", "yref": "paper"}, {"font": {}, "showarrow": false, "text": "Dual Fuel - Pipeline (EOL)", "x": 0.2425, "xanchor": "center", "xref": "paper", "y": 1, "yanchor": "bottom", "yref": "paper"}, {"font": {}, "showarrow": false, "text": "Dual Fuel - Pipeline (Accelerated)", "x": 0.4075, "xanchor": "center", "xref": "paper", "y": 1, "yanchor": "bottom", "yref": "paper"}, {"font": {}, "showarrow": false, "text": "Unmanaged Electrification", "x": 0.5725, "xanchor": "center", "xref": "paper", "y": 1, "yanchor": "bottom", "yref": "paper"}, {"font": {}, "showarrow": false, "text": "Dual Fuel (Tank)", "x": 0.7375, "xanchor": "center", "xref": "paper", "y": 1, "yanchor": "bottom", "yref": "paper"}, {"font": {}, "showarrow": false, "text": "Accelerated Electrification", "x": 0.9025, "xanchor": "center", "xref": "paper", "y": 1, "yanchor": "bottom", "yref": "paper"}, {"font": {}, "showarrow": false, "text": "TB004", "textangle": 90, "x": 0.98, "xanchor": "left", "xref": "paper", "y": 0.1138, "yanchor": "middle", "yref": "paper"}, {"font": {}, "showarrow": false, "text": "TB003", "textangle": 90, "x": 0.98, "xanchor": "left", "xref": "paper", "y": 0.3712, "yanchor": "middle", "yref": "paper"}, {"font": {}, "showarrow": false, "text": "TB002", "textangle": 90, "x": 0.98, "xanchor": "left", "xref": "paper", "y": 0.6288, "yanchor": "middle", "yref": "paper"}, {"font": {}, "showarrow": false, "text": "TB001", "textangle": 90, "x": 0.98, "xanchor": "left", "xref": "paper", "y": 0.8862, "yanchor": "middle", "yref": "paper"}], "bargap": 0, "barmode": "stack", "legend": {"title": {"text": ""}, "tracegroupgap": 0, "x": 0.01, "y": 0.995}, "margin": {"t": 60}, "plot_bgcolor": "#f5f5f5", "width": 1300, "xaxis": {"anchor": "y", "domain": [0, 0.155], "tickangle": -90, "title": {"text": ""}}, "xaxis10": {"anchor": "y10", "domain": [0.495, 0.65], "matches": "x", "showticklabels": false, "tickangle": -90}, "xaxis11": {"anchor": "y11", "domain": [0.66, 0.815], "matches": "x", "showticklabels": false, "tickangle": -90}, "xaxis12": {"anchor": "y12", "domain": [0.825, 0.98], "matches": "x", "showticklabels": false, "tickangle": -90}, "xaxis13": {"anchor": "y13", "domain": [0, 0.155], "matches": "x", "showticklabels": false, "tickangle": -90}, "xaxis14": {"anchor": "y14", "domain": [0.165, 0.32], "matches": "x", "showticklabels": false, "tickangle": -90}, "xaxis15": {"anchor": "y15", "domain": [0.33, 0.485], "matches": "x", "showticklabels": false, "tickangle": -90}, "xaxis16": {"anchor": "y16", "domain": [0.495, 0.65], "matches": "x", "showticklabels": false, "tickangle": -90}, "xaxis17": {"anchor": "y17", "domain": [0.66, 0.815], "matches": "x", "showticklabels": false, "tickangle": -90}, "xaxis18": {"anchor": "y18", "domain": [0.825, 0.98], "matches": "x", "showticklabels": false, "tickangle": -90}, "xaxis19": {"anchor": "y19", "domain": [0, 0.155], "matches": "x", "showticklabels": false, "tickangle": -90}, "xaxis2": {"anchor": "y2", "domain": [0.165, 0.32], "matches": "x", "tickangle": -90, "title": {"text": ""}}, "xaxis20": {"anchor": "y20", "domain": [0.165, 0.32], "matches": "x", "showticklabels": false, "tickangle": -90}, "xaxis21": {"anchor": "y21", "domain": [0.33, 0.485], "matches": "x", "showticklabels": false, "tickangle": -90}, "xaxis22": {"anchor": "y22", "domain": [0.495, 0.65], "matches": "x", "showticklabels": false, "tickangle": -90}, "xaxis23": {"anchor": "y23", "domain": [0.66, 0.815], "matches": "x", "showticklabels": false, "tickangle": -90}, "xaxis24": {"anchor": "y24", "domain": [0.825, 0.98], "matches": "x", "showticklabels": false, "tickangle": -90}, "xaxis3": {"anchor": "y3", "domain": [0.33, 0.485], "matches": "x", "tickangle": -90, "title": {"text": ""}}, "xaxis4": {"anchor": "y4", "domain": [0.495, 0.65], "matches": "x", "tickangle": -90, "title": {"text": ""}}, "xaxis5": {"anchor": "y5", "domain": [0.66, 0.815], "matches": "x", "tickangle": -90, "title": {"text": ""}}, "xaxis6": {"anchor": "y6", "domain": [0.825, 0.98], "matches": "x", "tickangle": -90, "title": {"text": ""}}, "xaxis7": {"anchor": "y7", "domain": [0, 0.155], "matches": "x", "showticklabels": false, "tickangle": -90}, "xaxis8": {"anchor": "y8", "domain": [0.165, 0.32], "matches": "x", "showticklabels": false, "tickangle": -90}, "xaxis9": {"anchor": "y9", "domain": [0.33, 0.485], "matches": "x", "showticklabels": false, "tickangle": -90}, "yaxis": {"anchor": "x", "domain": [0, 0.2275], "title": {"text": "kW"}}, "yaxis10": {"anchor": "x10", "domain": [0.2575, 0.485], "matches": "y", "showticklabels": false}, "yaxis11": {"anchor": "x11", "domain": [0.2575, 0.485], "matches": "y", "showticklabels": false}, "yaxis12": {"anchor": "x12", "domain": [0.2575, 0.485], "matches": "y", "showticklabels": false}, "yaxis13": {"anchor": "x13", "domain": [0.515, 0.7425], "matches": "y", "title": {"text": "peak_consump"}}, "yaxis14": {"anchor": "x14", "domain": [0.515, 0.7425], "matches": "y", "showticklabels": false}, "yaxis15": {"anchor": "x15", "domain": [0.515, 0.7425], "matches": "y", "showticklabels": false}, "yaxis16": {"anchor": "x16", "domain": [0.515, 0.7425], "matches": "y", "showticklabels": false}, "yaxis17": {"anchor": "x17", "domain": [0.515, 0.7425], "matches": "y", "showticklabels": false}, "yaxis18": {"anchor": "x18", "domain": [0.515, 0.7425], "matches": "y", "showticklabels": false}, "yaxis19": {"anchor": "x19", "domain": [0.7725, 1], "matches": "y", "title": {"text": "peak_consump"}}, "yaxis2": {"anchor": "x2", "domain": [0, 0.2275], "matches": "y", "showticklabels": false}, "yaxis20": {"anchor": "x20", "domain": [0.7725, 1], "matches": "y", "showticklabels": false}, "yaxis21": {"anchor": "x21", "domain": [0.7725, 1], "matches": "y", "showticklabels": false}, "yaxis22": {"anchor": "x22", "domain": [0.7725, 1], "matches": "y", "showticklabels": false}, "yaxis23": {"anchor": "x23", "domain": [0.7725, 1], "matches": "y", "showticklabels": false}, "yaxis24": {"anchor": "x24", "domain": [0.7725, 1], "matches": "y", "showticklabels": false}, "yaxis3": {"anchor": "x3", "domain": [0, 0.2275], "matches": "y", "showticklabels": false}, "yaxis4": {"anchor": "x4", "domain": [0, 0.2275], "matches": "y", "showticklabels": false}, "yaxis5": {"anchor": "x5", "domain": [0, 0.2275], "matches": "y", "showticklabels": false}, "yaxis6": {"anchor": "x6", "domain": [0, 0.2275], "matches": "y", "showticklabels": false}, "yaxis7": {"anchor": "x7", "domain": [0.2575, 0.485], "matches": "y", "title": {"text": "peak_consump"}}, "yaxis8": {"anchor": "x8", "domain": [0.2575, 0.485], "matches": "y", "showticklabels": false}, "yaxis9": {"anchor": "x9", "domain": [0.2575, 0.485], "matches": "y", "showticklabels": false}}}
